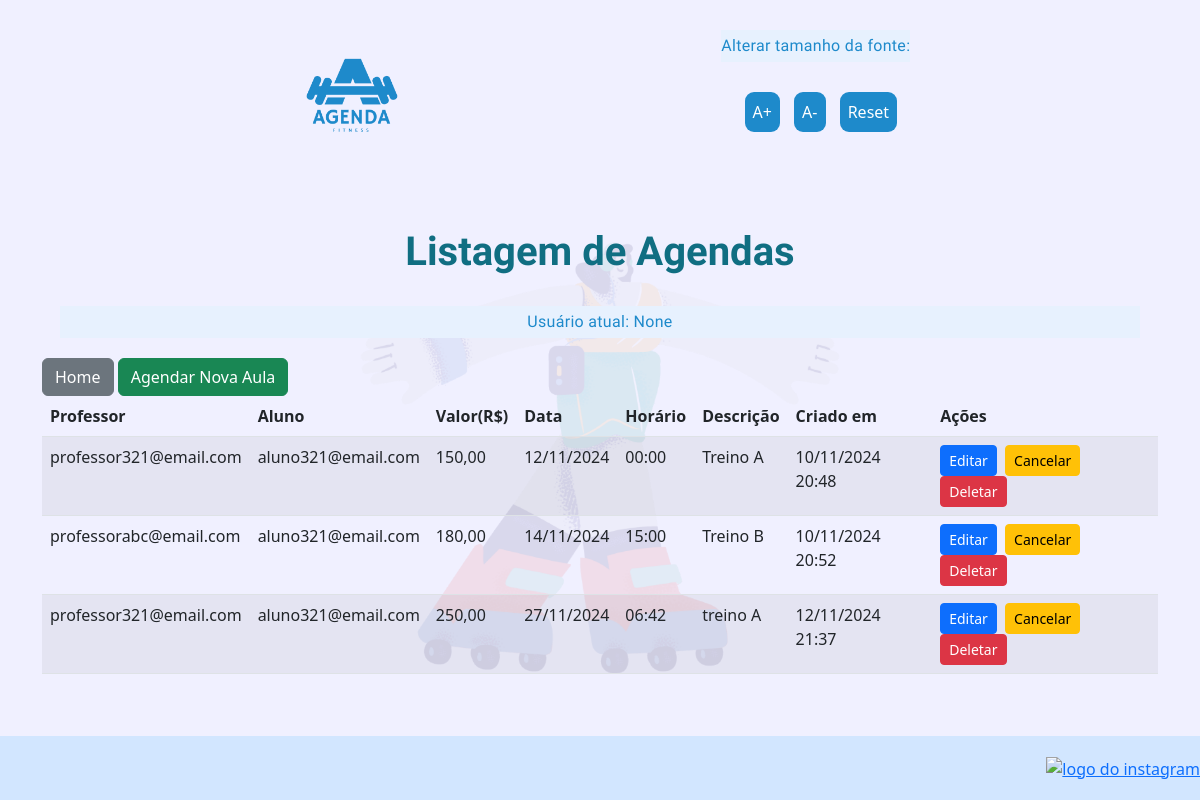
The page /listar_agendas/ (signed in) on the database as committed earlier.
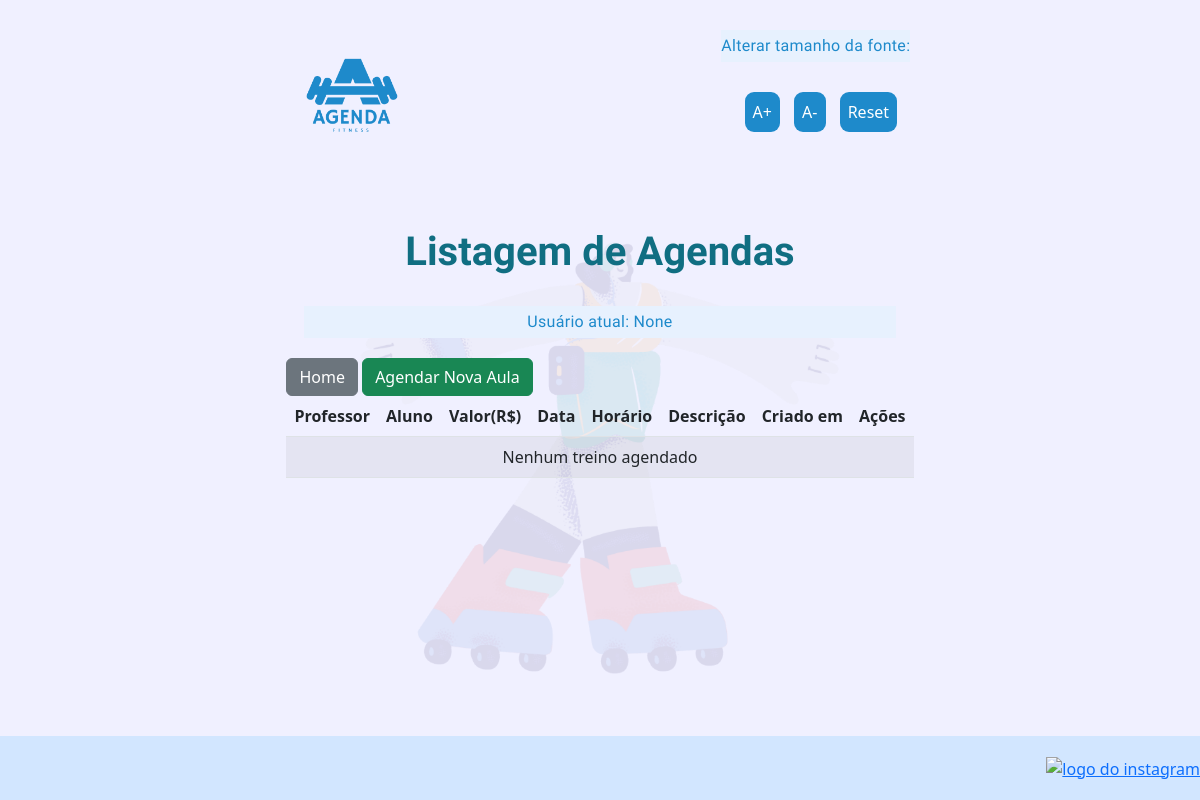
The same page on the database as committed later.
### apps/agenda/models.py (models this page shows, shortened)
class Agenda(models.Model):
    professor = models.ForeignKey(
        UserProfile, on_delete=models.CASCADE, related_name="professor"
    )
    aluno = models.ForeignKey(
        UserProfile, on_delete=models.CASCADE, related_name="aluno"
    )
    valor = models.DecimalField(max_digits=10, decimal_places=2, null=False)
    data = models.DateField(null=False, blank=False)
    hora = models.TimeField(null=False, blank=False)
    descricao = models.TextField(null=False, blank=False)
    created_at = models.DateTimeField(auto_now_add=True)
    cancelado = models.BooleanField(default=False)

### apps/users/models.py (models this page shows)
class UserProfile(AbstractUser):
    username = None
    postal_code_validator = RegexValidator(
        regex=r"^\d{8}$", message="O CEP deve ter 8 dígitos."
    )
    document_validator = RegexValidator(
        regex=r"^\d{11}$", message="O CPF deve ter 11 dígitos."
    )
    phone_validator = RegexValidator(
        regex=r"^\d{11}$", message="Telefone com DDD, 11 dígitos."
    )
    document = models.CharField(
        max_length=14, validators=[document_validator], unique=True
    )
    postal_code = models.CharField(max_length=12, validators=[postal_code_validator])
    phone = models.CharField(max_length=14, validators=[phone_validator])
    birth_date = models.DateField()
    full_address = models.CharField(max_length=255)
    email = models.EmailField(unique=True)
    is_professor = models.BooleanField(default=False)
    groups = models.ManyToManyField(
        Group, related_name="userprofile_groups", blank=True
    )
    user_permissions = models.ManyToManyField(
        Permission, related_name="userprofile_permissions", blank=True
    )
    USERNAME_FIELD = "email"
    REQUIRED_FIELDS = ["document", "birth_date", "full_address", "postal_code", "phone"]
    objects = UserProfileManager()
    def __str__(self):
        return self.email
    class Meta:
        verbose_name = "User Profile"
        verbose_name_plural = "User Profiles"

### apps/agenda/views.py (the view)
# urls.py: path("listar_agendas/", listar_agendas, name="listar_agendas"),
@login_required
def listar_agendas(request):
    user = request.user
    agendas = Agenda.objects.filter(Q(professor=user) | Q(aluno=user))
    return render(request, "agenda/listar_agendas.html", {"agendas": agendas})

### templates/agenda/listar_agendas.html (shortened to what this page needs)
{% extends 'shared/base.html' %}
{% block content %}
    <div class="container mt-5">
        <h1>Listagem de Agendas</h1>
        <p>Usuário atual: {{ user.username }}</p>
        <a href="{% url 'index' %}" class="btn btn-secondary">Home</a>
        <a href="{% url 'cadastrar_agenda' %}" class="btn btn-success">Agendar Nova Aula</a>
        <table class="table table-striped">
            <thead>
                <tr>
                    <th>Professor</th>
                    <th>Aluno</th>
                    <th>Valor(R$)</th>
                    <th>Data</th>
                    <th>Horário</th>
                    <th>Descrição</th>
                    <th>Criado em</th>
                    <th>Ações</th>
                </tr>
            </thead>
            <tbody>
                {% for agenda in agendas %}
                    <tr {% if agenda.cancelado %}class="table table-striped"{% endif %}>
                        <td>{{ agenda.professor }}</td>
                        <td>{{ agenda.aluno }}</td>
                        <td>{{ agenda.valor }}</td>
                        <td>{{ agenda.data|date:"d/m/Y" }}</td>
                        <td>{{ agenda.hora|time:"H:i" }}</td>
                        <td>{{ agenda.descricao }}</td>
                        <td>{{ agenda.created_at|date:"d/m/Y H:i" }}</td>
                        <td>
                            {% if agenda.cancelado %}
                                <span class="badge bg-danger">❌ Treino Cancelado</span>
                            {% else %}
                                <a href="{% url 'editar_agenda' agenda.id %}"class="btn btn-primary btn-sm me-1">Editar</a>
                                <a href="{% url 'cancelar_agenda' agenda.id %}"class="btn btn-warning btn-sm me-1"onclick="return confirm('Tem certeza que deseja cancelar este treino?')">Cancelar</a>
                                <a href="{% url 'deletar_agenda' agenda.id %}" class="btn btn-danger btn-sm">Deletar</a>
                            {% endif %}
                        </td>
                    </tr>
                {% empty %}
                    <tr>
                        <td colspan="8" class="text-center">Nenhum treino agendado</td>
                    </tr>
                {% endfor %}
            </tbody>
        </table>
    </div>
{% endblock content %}

Rows that differ between the two databases and show on the page:
removed Agenda: professor "professor321@email.com", aluno "aluno321@email.com", valor "150,00", data "12/11/2024", hora "00:00", descricao "Treino A", created_at "10/11/2024 20:48", cancelado "Editar"
removed Agenda: professor "professorabc@email.com", aluno "aluno321@email.com", valor "180,00", data "14/11/2024", hora "15:00", descricao "Treino B", created_at "10/11/2024 20:52", cancelado "Editar"
removed Agenda: professor "professor321@email.com", aluno "aluno321@email.com", valor "250,00", data "27/11/2024", hora "06:42", descricao "treino A", created_at "12/11/2024 21:37", cancelado "Editar"
Other text that changed with them:
text now shown: "Nenhum treino agendado"
